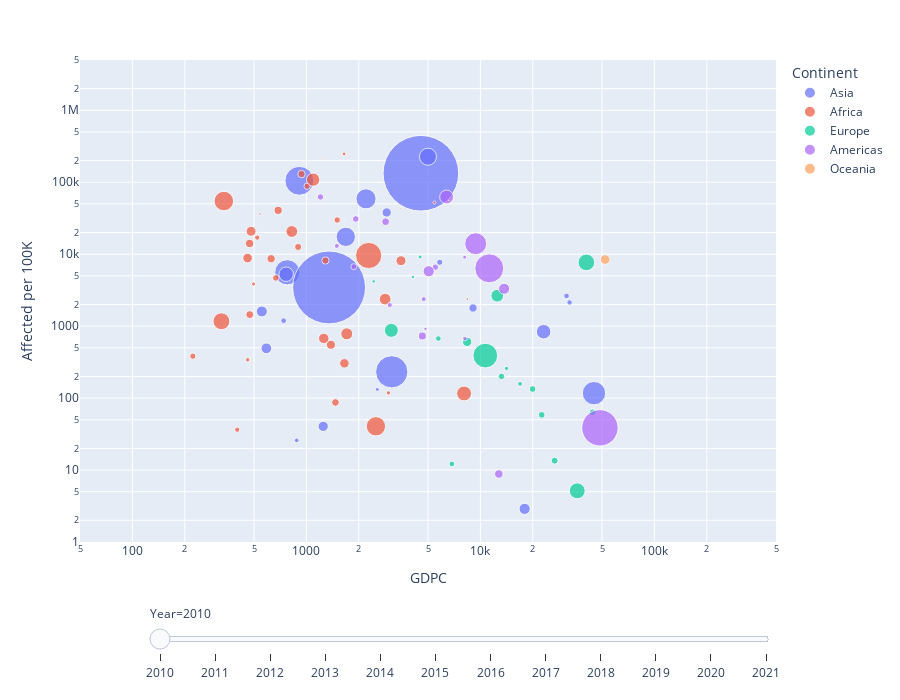

This figure's notebook cell:
### Code cell
import plotly.express as px

df = px.data.gapminder()
fig = px.scatter(ND_GDPC_2010, x="GDPC", y="Affected per 100K", animation_frame="Year", animation_group="Country",
           size="population", color="Continent", hover_name="Country",
           log_x=True, log_y=True, size_max=55, range_x=[50,500000], range_y=[1,5000000])

fig["layout"].pop("updatemenus") # optional, drop animation buttons
fig.update_layout(width=900, height=700)
fig.show()

### Figure 1 — Plotly figure (JSON) as saved in the notebook; plotly's stock layout.template omitted (floating-point values rounded to 4 significant figures)
{"data": [{"hovertemplate": "<b>%{hovertext}</b><br><br>Continent=Asia<br>Year=2010<br>GDPC=%{x}<br>Affected per 100K=%{y}<br>population=%{marker.size}<extra></extra>", "hovertext": ["Afghanistan", "Azerbaijan", "Bangladesh", "China", "Hong Kong", "Indonesia", "India", "Israel", "Japan", "Kazakhstan", "Kyrgyzstan", "Cambodia", "Korea (the Republic of)", "Sri Lanka", "Myanmar", "Nepal", "Oman", "Pakistan", "Philippines (the)", "Korea (the Democratic People's Republic of)", "Palestine, State of", "Saudi Arabia", "Thailand", "Tajikistan", "Viet Nam", "Yemen"], "ids": ["Afghanistan", "Azerbaijan", "Bangladesh", "China", "Hong Kong", "Indonesia", "India", "Israel", "Japan", "Kazakhstan", "Kyrgyzstan", "Cambodia", "Korea (the Republic of)", "Sri Lanka", "Myanmar", "Nepal", "Oman", "Pakistan", "Philippines (the)", "Korea (the Democratic People's Republic of)", "Palestine, State of", "Saudi Arabia", "Thailand", "Tajikistan", "Viet Nam", "Yemen"], "legendgroup": "Asia", "marker": {"color": "#636efa", "size": [28189672, 9054332, 148391139, 1337705000, 7024200, 244016173, 1240613620, 7623600, 128070000, 16321872, 5447900, 14363532, 49554112, 20261738, 49390988, 27161567, 2881914, 194454498, 94636700, 24686435, 3786161, 29411929, 68270489, 7621779, 87411012, 24743946], "sizemode": "area", "sizeref": 466900.0, "symbol": "circle"}, "mode": "markers", "name": "Asia", "orientation": "v", "showlegend": true, "type": "scatter", "x": [554.6, 5844.0, 776.9, 4550.0, 32550.0, 3094.0, 1351.0, 31270.0, 44970.0, 9070.0, 880.0, 782.7, 23090.0, 2894.0, 765.2, 589.2, 22550.0, 911.1, 2202.0, null, 2557.0, 17960.0, 4996.0, 740.3, 1684.0, 1249.0], "xaxis": "x", "y": [1601.0, 7731.0, 5608.0, 133300.0, 2135.0, 231.9, 3449.0, 2626.0, 117.1, 1789.0, 25.88, 0, 837.5, 38020.0, 5265.0, 492.3, 0, 104800.0, 58820.0, 3880.0, 132.1, 2.89, 226400.0, 1191.0, 17440.0, 40.49], "yaxis": "y"}, {"hovertemplate": "<b>%{hovertext}</b><br><br>Continent=Africa<br>Year=2010<br>GDPC=%{x}<br>Affected per 100K=%{y}<br>population=%{marker.size}<extra></extra>", "hovertext": ["Angola", "Burundi", "Benin", "Burkina Faso", "Central African Republic", "Côte d’Ivoire", "Cameroon", "Congo (the Democratic Republic of the)", "Congo (the)", "Djibouti", "Egypt", "Ethiopia", "Gabon", "Ghana", "Guinea", "Gambia (the)", "Guinea-Bissau", "Kenya", "Liberia", "Morocco", "Madagascar", "Mali", "Mozambique", "Mauritania", "Malawi", "Namibia", "Niger (the)", "Nigeria", "Sudan (the)", "Senegal", "Sierra Leone", "Somalia", "South Sudan", "Chad", "Togo", "Uganda", "South Africa", "Zambia", "Zimbabwe"], "ids": ["Angola", "Burundi", "Benin", "Burkina Faso", "Central African Republic", "Côte d’Ivoire", "Cameroon", "Congo (the Democratic Republic of the)", "Congo (the)", "Djibouti", "Egypt", "Ethiopia", "Gabon", "Ghana", "Guinea", "Gambia (the)", "Guinea-Bissau", "Kenya", "Liberia", "Morocco", "Madagascar", "Mali", "Mozambique", "Mauritania", "Malawi", "Namibia", "Niger (the)", "Nigeria", "Sudan (the)", "Senegal", "Sierra Leone", "Somalia", "South Sudan", "Chad", "Togo", "Uganda", "South Africa", "Zambia", "Zimbabwe"], "legendgroup": "Africa", "marker": {"color": "#EF553B", "size": [23364185, 9126605, 9445710, 16116845, 4660067, 21120042, 19878036, 66391257, 4437884, 919199, 87252413, 89237791, 1711105, 25574719, 10270728, 1937275, 1567220, 41517895, 4019956, 32464865, 21731053, 15529181, 23073723, 3419461, 14718422, 2099271, 16647543, 160952853, 33739933, 12530121, 6436698, 12026649, 9714419, 11894727, 6571855, 32341728, 51784921, 13792086, 12839771], "sizemode": "area", "sizeref": 466900.0, "symbol": "circle"}, "mode": "markers", "name": "Africa", "orientation": "v", "showlegend": true, "type": "scatter", "x": [3497.0, 222.7, 1009.0, 627.3, 459.8, 1654.0, 1384.0, 324.8, 2963.0, 1228.0, 2510.0, 335.4, 8400.0, 1259.0, 667.3, 796.6, 542.3, 1094.0, 497.0, 2835.0, 459.4, 688.3, 481.3, 1646.0, 472.9, 5445.0, 471.6, 2280.0, 1706.0, 1287.0, 400.5, null, 1503.0, 896.9, 521.8, 824.7, 8060.0, 1469.0, 937.8], "xaxis": "x", "y": [8123.0, 382.4, 88090.0, 8644.0, 340.1, 304.2, 551.6, 1169.0, 118.1, 217900.0, 40.57, 54770.0, 2385.0, 675.4, 4676.0, 20110.0, 36240.0, 108700.0, 3852.0, 2372.0, 8841.0, 40700.0, 20810.0, 247600.0, 1446.0, 52400.0, 14080.0, 9590.0, 781.3, 8182.0, 36.35, 333900.0, 29850.0, 12600.0, 17010.0, 20690.0, 115.9, 87.01, 130000.0], "yaxis": "y"}, {"hovertemplate": "<b>%{hovertext}</b><br><br>Continent=Europe<br>Year=2010<br>GDPC=%{x}<br>Affected per 100K=%{y}<br>population=%{marker.size}<extra></extra>", "hovertext": ["Albania", "Belgium", "Bulgaria", "Bosnia and Herzegovina", "Switzerland", "Czech Republic (the)", "Germany", "Denmark", "Spain", "France", "United Kingdom of Great Britain and Northern Ireland (the)", "Greece", "Croatia", "Hungary", "Italy", "Lithuania", "Luxembourg", "Moldova (the Republic of)", "Montenegro", "Netherlands (the)", "Poland", "Portugal", "Romania", "Russian Federation (the)", "Serbia", "Slovakia", "Ukraine"], "ids": ["Albania", "Belgium", "Bulgaria", "Bosnia and Herzegovina", "Switzerland", "Czech Republic (the)", "Germany", "Denmark", "Spain", "France", "United Kingdom of Great Britain and Northern Ireland (the)", "Greece", "Croatia", "Hungary", "Italy", "Lithuania", "Luxembourg", "Moldova (the Republic of)", "Montenegro", "Netherlands (the)", "Poland", "Portugal", "Romania", "Russian Federation (the)", "Serbia", "Slovakia", "Ukraine"], "legendgroup": "Europe", "marker": {"color": "#00cc96", "size": [2913021, 10895586, 7395599, 3811088, 7824909, 10474410, 81776930, 5547683, 46576897, 65030575, 62766365, 11121341, 4295427, 10000023, 59277417, 3097282, 506953, 2862354, 619428, 16615394, 38042794, 10573100, 20246871, 142849468, 7291436, 5391428, 45870741], "sizemode": "area", "sizeref": 466900.0, "symbol": "circle"}, "mode": "markers", "name": "Europe", "orientation": "v", "showlegend": true, "type": "scatter", "x": [4094.0, 44180.0, 6853.0, 4507.0, 76530.0, 19960.0, 41570.0, 58040.0, 30530.0, 40680.0, 39690.0, 26720.0, 14120.0, 13220.0, 36040.0, 11990.0, 110900.0, 2437.0, 6688.0, 51000.0, 12500.0, 22520.0, 8398.0, 10670.0, 5735.0, 16910.0, 3078.0], "xaxis": "x", "y": [4806.0, 63.33, 12.17, 9160.0, 0, 133.7, 0, 0, 0.6441, 7690.0, 0, 13.49, 258.4, 200.0, 5.145, 0, 0, 4192.0, 10250.0, 0, 2647.0, 58.45, 604.4, 389.7, 672.0, 157.7, 873.3], "yaxis": "y"}, {"hovertemplate": "<b>%{hovertext}</b><br><br>Continent=Americas<br>Year=2010<br>GDPC=%{x}<br>Affected per 100K=%{y}<br>population=%{marker.size}<extra></extra>", "hovertext": ["Argentina", "Antigua and Barbuda", "Belize", "Bolivia (Plurinational State of)", "Brazil", "Barbados", "Canada", "Chile", "Colombia", "Costa Rica", "Dominican Republic (the)", "Ecuador", "Grenada", "Guatemala", "Guyana", "Honduras", "Haiti", "Jamaica", "Saint Lucia", "Mexico", "Nicaragua", "Panama", "Peru", "Paraguay", "El Salvador", "Trinidad and Tobago", "Uruguay", "United States of America (the)", "Saint Vincent and the Grenadines", "Venezuela (Bolivarian Republic of)"], "ids": ["Argentina", "Antigua and Barbuda", "Belize", "Bolivia (Plurinational State of)", "Brazil", "Barbados", "Canada", "Chile", "Colombia", "Costa Rica", "Dominican Republic (the)", "Ecuador", "Grenada", "Guatemala", "Guyana", "Honduras", "Haiti", "Jamaica", "Saint Lucia", "Mexico", "Nicaragua", "Panama", "Peru", "Paraguay", "El Salvador", "Trinidad and Tobago", "Uruguay", "United States of America (the)", "Saint Vincent and the Grenadines", "Venezuela (Bolivarian Republic of)"], "legendgroup": "Americas", "marker": {"color": "#ab63fa", "size": [40788453, 85695, 322106, 10223270, 196353492, 274711, 34004889, 17004162, 44816108, 4622252, 9775755, 14989585, 114039, 14259687, 747932, 8450933, 9842880, 2733896, 170935, 112532401, 5855734, 3623617, 29229572, 5768613, 6114034, 1410296, 3352651, 309327143, 109308, 28715022], "sizemode": "area", "sizeref": 466900.0, "symbol": "circle"}, "mode": "markers", "name": "Americas", "orientation": "v", "showlegend": true, "type": "scatter", "x": [10390.0, 13400.0, 5397.0, 1922.0, 11250.0, 16490.0, 47560.0, 12770.0, 6394.0, 8147.0, 5510.0, 4640.0, 6761.0, 2853.0, 4590.0, 1874.0, 1205.0, 4836.0, 8698.0, 9400.0, 1496.0, 8125.0, 5047.0, 4726.0, 3017.0, 15710.0, 12020.0, 48650.0, 6591.0, 13690.0], "xaxis": "x", "y": [0, 58350.0, 0, 30900.0, 6361.0, 9100.0, 0, 8.821, 62410.0, 672.0, 6600.0, 729.8, 0, 28290.0, 0, 6708.0, 62400.0, 916.6, 1071000.0, 14000.0, 13020.0, 9091.0, 5792.0, 2372.0, 1966.0, 0, 0, 38.6, 55810.0, 3306.0], "yaxis": "y"}, {"hovertemplate": "<b>%{hovertext}</b><br><br>Continent=Oceania<br>Year=2010<br>GDPC=%{x}<br>Affected per 100K=%{y}<br>population=%{marker.size}<extra></extra>", "hovertext": ["Australia", "Fiji", "French Polynesia", "Solomon Islands"], "ids": ["Australia", "Fiji", "French Polynesia", "Solomon Islands"], "legendgroup": "Oceania", "marker": {"color": "#FFA15A", "size": [22031750, 905169, 283788, 540394], "sizemode": "area", "sizeref": 466900.0, "symbol": "circle"}, "mode": "markers", "name": "Oceania", "orientation": "v", "showlegend": true, "type": "scatter", "x": [52130.0, 3469.0, 21450.0, 1662.0], "xaxis": "x", "y": [8442.0, 43200.0, 12020.0, 30730.0], "yaxis": "y"}], "layout": {"height": 700, "legend": {"itemsizing": "constant", "title": {"text": "Continent"}, "tracegroupgap": 0}, "margin": {"t": 60}, "sliders": [{"active": 0, "currentvalue": {"prefix": "Year="}, "len": 0.9, "pad": {"b": 10, "t": 60}, "steps": [{"args": [["2010"], {"frame": {"duration": 0, "redraw": false}, "fromcurrent": true, "mode": "immediate", "transition": {"duration": 0, "easing": "linear"}}], "label": "2010", "method": "animate"}, {"args": [["2011"], {"frame": {"duration": 0, "redraw": false}, "fromcurrent": true, "mode": "immediate", "transition": {"duration": 0, "easing": "linear"}}], "label": "2011", "method": "animate"}, {"args": [["2012"], {"frame": {"duration": 0, "redraw": false}, "fromcurrent": true, "mode": "immediate", "transition": {"duration": 0, "easing": "linear"}}], "label": "2012", "method": "animate"}, {"args": [["2013"], {"frame": {"duration": 0, "redraw": false}, "fromcurrent": true, "mode": "immediate", "transition": {"duration": 0, "easing": "linear"}}], "label": "2013", "method": "animate"}, {"args": [["2014"], {"frame": {"duration": 0, "redraw": false}, "fromcurrent": true, "mode": "immediate", "transition": {"duration": 0, "easing": "linear"}}], "label": "2014", "method": "animate"}, {"args": [["2015"], {"frame": {"duration": 0, "redraw": false}, "fromcurrent": true, "mode": "immediate", "transition": {"duration": 0, "easing": "linear"}}], "label": "2015", "method": "animate"}, {"args": [["2016"], {"frame": {"duration": 0, "redraw": false}, "fromcurrent": true, "mode": "immediate", "transition": {"duration": 0, "easing": "linear"}}], "label": "2016", "method": "animate"}, {"args": [["2017"], {"frame": {"duration": 0, "redraw": false}, "fromcurrent": true, "mode": "immediate", "transition": {"duration": 0, "easing": "linear"}}], "label": "2017", "method": "animate"}, {"args": [["2018"], {"frame": {"duration": 0, "redraw": false}, "fromcurrent": true, "mode": "immediate", "transition": {"duration": 0, "easing": "linear"}}], "label": "2018", "method": "animate"}, {"args": [["2019"], {"frame": {"duration": 0, "redraw": false}, "fromcurrent": true, "mode": "immediate", "transition": {"duration": 0, "easing": "linear"}}], "label": "2019", "method": "animate"}, {"args": [["2020"], {"frame": {"duration": 0, "redraw": false}, "fromcurrent": true, "mode": "immediate", "transition": {"duration": 0, "easing": "linear"}}], "label": "2020", "method": "animate"}, {"args": [["2021"], {"frame": {"duration": 0, "redraw": false}, "fromcurrent": true, "mode": "immediate", "transition": {"duration": 0, "easing": "linear"}}], "label": "2021", "method": "animate"}], "x": 0.1, "xanchor": "left", "y": 0, "yanchor": "top"}], "width": 900, "xaxis": {"anchor": "y", "domain": [0, 1], "range": [1.699, 5.699], "title": {"text": "GDPC"}, "type": "log"}, "yaxis": {"anchor": "x", "domain": [0, 1], "range": [0, 6.699], "title": {"text": "Affected per 100K"}, "type": "log"}}}
